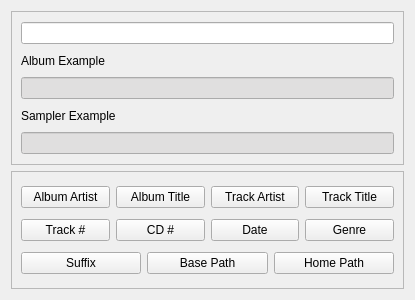
<ui version="4.0" >
 <class>MaskWizardWidgetUI</class>
 <widget class="QWidget" name="MaskWizardWidgetUI" >
  <property name="geometry" >
   <rect>
    <x>0</x>
    <y>0</y>
    <width>415</width>
    <height>300</height>
   </rect>
  </property>
  <property name="minimumSize" >
   <size>
    <width>415</width>
    <height>300</height>
   </size>
  </property>
  <property name="windowTitle" >
   <string>Form</string>
  </property>
  <layout class="QGridLayout" >
   <item row="0" column="0" >
    <widget class="QFrame" name="frame" >
     <property name="frameShape" >
      <enum>QFrame::StyledPanel</enum>
     </property>
     <property name="frameShadow" >
      <enum>QFrame::Raised</enum>
     </property>
     <layout class="QGridLayout" >
      <item row="0" column="0" >
       <layout class="QVBoxLayout" >
        <item>
         <widget class="KLineEdit" name="klineedit_mask" />
        </item>
        <item>
         <layout class="QVBoxLayout" >
          <item>
           <widget class="QLabel" name="label_album_example" >
            <property name="maximumSize" >
             <size>
              <width>16777215</width>
              <height>21</height>
             </size>
            </property>
            <property name="text" >
             <string>Album Example</string>
            </property>
            <property name="buddy" >
             <cstring>klineedit_album_example</cstring>
            </property>
           </widget>
          </item>
          <item>
           <widget class="KLineEdit" name="klineedit_album_example" >
            <property name="enabled" >
             <bool>true</bool>
            </property>
            <property name="palette" >
             <palette>
              <active>
               <colorrole role="Base" >
                <brush brushstyle="SolidPattern" >
                 <color alpha="255" >
                  <red>224</red>
                  <green>223</green>
                  <blue>223</blue>
                 </color>
                </brush>
               </colorrole>
              </active>
              <inactive>
               <colorrole role="Base" >
                <brush brushstyle="SolidPattern" >
                 <color alpha="255" >
                  <red>224</red>
                  <green>223</green>
                  <blue>223</blue>
                 </color>
                </brush>
               </colorrole>
              </inactive>
              <disabled>
               <colorrole role="Base" >
                <brush brushstyle="SolidPattern" >
                 <color alpha="255" >
                  <red>244</red>
                  <green>244</green>
                  <blue>244</blue>
                 </color>
                </brush>
               </colorrole>
              </disabled>
             </palette>
            </property>
            <property name="readOnly" >
             <bool>true</bool>
            </property>
           </widget>
          </item>
         </layout>
        </item>
        <item>
         <layout class="QVBoxLayout" >
          <item>
           <widget class="QLabel" name="label_sampler_example" >
            <property name="maximumSize" >
             <size>
              <width>16777215</width>
              <height>21</height>
             </size>
            </property>
            <property name="text" >
             <string>Sampler Example</string>
            </property>
            <property name="buddy" >
             <cstring>klineedit_sampler_example</cstring>
            </property>
           </widget>
          </item>
          <item>
           <widget class="KLineEdit" name="klineedit_sampler_example" >
            <property name="enabled" >
             <bool>true</bool>
            </property>
            <property name="palette" >
             <palette>
              <active>
               <colorrole role="Base" >
                <brush brushstyle="SolidPattern" >
                 <color alpha="255" >
                  <red>224</red>
                  <green>223</green>
                  <blue>223</blue>
                 </color>
                </brush>
               </colorrole>
              </active>
              <inactive>
               <colorrole role="Base" >
                <brush brushstyle="SolidPattern" >
                 <color alpha="255" >
                  <red>224</red>
                  <green>223</green>
                  <blue>223</blue>
                 </color>
                </brush>
               </colorrole>
              </inactive>
              <disabled>
               <colorrole role="Base" >
                <brush brushstyle="SolidPattern" >
                 <color alpha="255" >
                  <red>244</red>
                  <green>244</green>
                  <blue>244</blue>
                 </color>
                </brush>
               </colorrole>
              </disabled>
             </palette>
            </property>
            <property name="readOnly" >
             <bool>true</bool>
            </property>
           </widget>
          </item>
         </layout>
        </item>
       </layout>
      </item>
     </layout>
    </widget>
   </item>
   <item row="1" column="0" >
    <widget class="QFrame" name="frame_2" >
     <property name="maximumSize" >
      <size>
       <width>16777215</width>
       <height>118</height>
      </size>
     </property>
     <property name="frameShape" >
      <enum>QFrame::StyledPanel</enum>
     </property>
     <property name="frameShadow" >
      <enum>QFrame::Raised</enum>
     </property>
     <layout class="QGridLayout" >
      <item row="0" column="0" >
       <layout class="QHBoxLayout" >
        <item>
         <widget class="KPushButton" name="kpushbutton_albumartist" >
          <property name="minimumSize" >
           <size>
            <width>0</width>
            <height>0</height>
           </size>
          </property>
          <property name="maximumSize" >
           <size>
            <width>16777215</width>
            <height>16777215</height>
           </size>
          </property>
          <property name="toolTip" >
           <string>&lt;!DOCTYPE HTML PUBLIC "-//W3C//DTD HTML 4.0//EN" "http://www.w3.org/TR/REC-html40/strict.dtd">
&lt;html>&lt;head>&lt;meta name="qrichtext" content="1" />&lt;style type="text/css">
p, li { white-space: pre-wrap; }
&lt;/style>&lt;/head>&lt;body style=" font-family:'Sans Serif'; font-size:10pt; font-weight:400; font-style:normal;">
&lt;p style=" margin-top:0px; margin-bottom:0px; margin-left:0px; margin-right:0px; -qt-block-indent:0; text-indent:0px;">This tag will be replaced with the &lt;/p>
&lt;p style=" margin-top:0px; margin-bottom:0px; margin-left:0px; margin-right:0px; -qt-block-indent:0; text-indent:0px;">artist of the &lt;span style=" font-weight:600;">whole&lt;/span> album.&lt;/p>
&lt;hr />
&lt;p style=" margin-top:0px; margin-bottom:0px; margin-left:0px; margin-right:0px; -qt-block-indent:0; text-indent:0px;">Not always the CD is an album.&lt;/p>
&lt;p style=" margin-top:0px; margin-bottom:0px; margin-left:0px; margin-right:0px; -qt-block-indent:0; text-indent:0px;">If your CD is a compilation, then&lt;/p>
&lt;p style=" margin-top:0px; margin-bottom:0px; margin-left:0px; margin-right:0px; -qt-block-indent:0; text-indent:0px;">this tag represents the title in&lt;/p>
&lt;p style=" margin-top:0px; margin-bottom:0px; margin-left:0px; margin-right:0px; -qt-block-indent:0; text-indent:0px;">most cases.&lt;/p>&lt;/body>&lt;/html></string>
          </property>
          <property name="text" >
           <string>Album Artist</string>
          </property>
         </widget>
        </item>
        <item>
         <widget class="KPushButton" name="kpushbutton_albumtitle" >
          <property name="minimumSize" >
           <size>
            <width>0</width>
            <height>0</height>
           </size>
          </property>
          <property name="maximumSize" >
           <size>
            <width>16777215</width>
            <height>16777215</height>
           </size>
          </property>
          <property name="toolTip" >
           <string>&lt;!DOCTYPE HTML PUBLIC "-//W3C//DTD HTML 4.0//EN" "http://www.w3.org/TR/REC-html40/strict.dtd">
&lt;html>&lt;head>&lt;meta name="qrichtext" content="1" />&lt;style type="text/css">
p, li { white-space: pre-wrap; }
&lt;/style>&lt;/head>&lt;body style=" font-family:'Sans Serif'; font-size:10pt; font-weight:400; font-style:normal;">
&lt;p style=" margin-top:0px; margin-bottom:0px; margin-left:0px; margin-right:0px; -qt-block-indent:0; text-indent:0px;">This tag will be replaced with the &lt;/p>
&lt;p style=" margin-top:0px; margin-bottom:0px; margin-left:0px; margin-right:0px; -qt-block-indent:0; text-indent:0px;">title of the &lt;span style=" font-weight:600;">whole&lt;/span> album.&lt;/p>
&lt;hr />
&lt;p style=" margin-top:0px; margin-bottom:0px; margin-left:0px; margin-right:0px; -qt-block-indent:0; text-indent:0px;">Not always the CD is an album.&lt;/p>
&lt;p style=" margin-top:0px; margin-bottom:0px; margin-left:0px; margin-right:0px; -qt-block-indent:0; text-indent:0px;">If your CD is a compilation, then&lt;/p>
&lt;p style=" margin-top:0px; margin-bottom:0px; margin-left:0px; margin-right:0px; -qt-block-indent:0; text-indent:0px;">this tag represents the subtitle in&lt;/p>
&lt;p style=" margin-top:0px; margin-bottom:0px; margin-left:0px; margin-right:0px; -qt-block-indent:0; text-indent:0px;">most cases.&lt;/p>&lt;/body>&lt;/html></string>
          </property>
          <property name="text" >
           <string>Album Title</string>
          </property>
         </widget>
        </item>
        <item>
         <widget class="KPushButton" name="kpushbutton_trackartist" >
          <property name="minimumSize" >
           <size>
            <width>0</width>
            <height>0</height>
           </size>
          </property>
          <property name="maximumSize" >
           <size>
            <width>16777215</width>
            <height>16777215</height>
           </size>
          </property>
          <property name="toolTip" >
           <string>This tag will be replaces with the artist 
of every single track. It makes sense 
especially on cds with different artists
each track.</string>
          </property>
          <property name="text" >
           <string>Track Artist</string>
          </property>
         </widget>
        </item>
        <item>
         <widget class="KPushButton" name="kpushbutton_tracktitle" >
          <property name="minimumSize" >
           <size>
            <width>0</width>
            <height>0</height>
           </size>
          </property>
          <property name="maximumSize" >
           <size>
            <width>16777215</width>
            <height>16777215</height>
           </size>
          </property>
          <property name="toolTip" >
           <string>This tag will be replaced with the title
of every single track. Normally each track 
on a cd holds its own title.</string>
          </property>
          <property name="text" >
           <string>Track Title</string>
          </property>
         </widget>
        </item>
       </layout>
      </item>
      <item row="1" column="0" >
       <layout class="QHBoxLayout" >
        <item>
         <widget class="KPushButton" name="kpushbutton_trackno" >
          <property name="toolTip" >
           <string>&lt;!DOCTYPE HTML PUBLIC "-//W3C//DTD HTML 4.0//EN" "http://www.w3.org/TR/REC-html40/strict.dtd">
&lt;html>&lt;head>&lt;meta name="qrichtext" content="1" />&lt;style type="text/css">
p, li { white-space: pre-wrap; }
&lt;/style>&lt;/head>&lt;body style=" font-family:'Sans Serif'; font-size:10pt; font-weight:400; font-style:normal;">
&lt;p style=" margin-top:0px; margin-bottom:0px; margin-left:0px; margin-right:0px; -qt-block-indent:0; text-indent:0px;">This tag will be replaced with&lt;/p>
&lt;p style=" margin-top:0px; margin-bottom:0px; margin-left:0px; margin-right:0px; -qt-block-indent:0; text-indent:0px;">the track number of every single&lt;/p>
&lt;p style=" margin-top:0px; margin-bottom:0px; margin-left:0px; margin-right:0px; -qt-block-indent:0; text-indent:0px;">track.&lt;/p>
&lt;hr />
&lt;p style=" margin-top:0px; margin-bottom:0px; margin-left:0px; margin-right:0px; -qt-block-indent:0; text-indent:0px;">This tag has two properties:&lt;/p>
&lt;p style=" margin-top:0px; margin-bottom:0px; margin-left:0px; margin-right:0px; -qt-block-indent:0; text-indent:0px;">"length" defines how many digits&lt;/p>
&lt;p style=" margin-top:0px; margin-bottom:0px; margin-left:0px; margin-right:0px; -qt-block-indent:0; text-indent:0px;">the number should consist of at&lt;/p>
&lt;p style=" margin-top:0px; margin-bottom:0px; margin-left:0px; margin-right:0px; -qt-block-indent:0; text-indent:0px;">least (Default: 2).&lt;/p>
&lt;p style=" margin-top:0px; margin-bottom:0px; margin-left:0px; margin-right:0px; -qt-block-indent:0; text-indent:0px;">With "fillchar" you can set a char&lt;/p>
&lt;p style=" margin-top:0px; margin-bottom:0px; margin-left:0px; margin-right:0px; -qt-block-indent:0; text-indent:0px;">taken to fill the free spaces in front&lt;/p>
&lt;p style=" margin-top:0px; margin-bottom:0px; margin-left:0px; margin-right:0px; -qt-block-indent:0; text-indent:0px;">of the number, if it has less digits&lt;/p>
&lt;p style=" margin-top:0px; margin-bottom:0px; margin-left:0px; margin-right:0px; -qt-block-indent:0; text-indent:0px;">than defined by "length".&lt;/p>
&lt;p style=" margin-top:0px; margin-bottom:0px; margin-left:0px; margin-right:0px; -qt-block-indent:0; text-indent:0px;">(Default: 0).&lt;/p>&lt;/body>&lt;/html></string>
          </property>
          <property name="text" >
           <string>Track #</string>
          </property>
         </widget>
        </item>
        <item>
         <widget class="KPushButton" name="kpushbutton_cdno" >
          <property name="toolTip" >
           <string>&lt;!DOCTYPE HTML PUBLIC "-//W3C//DTD HTML 4.0//EN" "http://www.w3.org/TR/REC-html40/strict.dtd">
&lt;html>&lt;head>&lt;meta name="qrichtext" content="1" />&lt;style type="text/css">
p, li { white-space: pre-wrap; }
&lt;/style>&lt;/head>&lt;body style=" font-family:'Sans Serif'; font-size:10pt; font-weight:400; font-style:normal;">
&lt;p style=" margin-top:0px; margin-bottom:0px; margin-left:0px; margin-right:0px; -qt-block-indent:0; text-indent:0px;">This tag will be replaced with&lt;/p>
&lt;p style=" margin-top:0px; margin-bottom:0px; margin-left:0px; margin-right:0px; -qt-block-indent:0; text-indent:0px;">the cd number of a multi-cd-&lt;/p>
&lt;p style=" margin-top:0px; margin-bottom:0px; margin-left:0px; margin-right:0px; -qt-block-indent:0; text-indent:0px;">album. Often compilations also&lt;/p>
&lt;p style=" margin-top:0px; margin-bottom:0px; margin-left:0px; margin-right:0px; -qt-block-indent:0; text-indent:0px;">consists of several cds.&lt;/p>
&lt;hr />
&lt;p style=" margin-top:0px; margin-bottom:0px; margin-left:0px; margin-right:0px; -qt-block-indent:0; text-indent:0px;">This tag has two properties:&lt;/p>
&lt;p style=" margin-top:0px; margin-bottom:0px; margin-left:0px; margin-right:0px; -qt-block-indent:0; text-indent:0px;">"length" defines how many digits&lt;/p>
&lt;p style=" margin-top:0px; margin-bottom:0px; margin-left:0px; margin-right:0px; -qt-block-indent:0; text-indent:0px;">the number should consist of at&lt;/p>
&lt;p style=" margin-top:0px; margin-bottom:0px; margin-left:0px; margin-right:0px; -qt-block-indent:0; text-indent:0px;">least (Default: 2).&lt;/p>
&lt;p style=" margin-top:0px; margin-bottom:0px; margin-left:0px; margin-right:0px; -qt-block-indent:0; text-indent:0px;">With "fillchar" you can set a char&lt;/p>
&lt;p style=" margin-top:0px; margin-bottom:0px; margin-left:0px; margin-right:0px; -qt-block-indent:0; text-indent:0px;">taken to fill the free spaces in front&lt;/p>
&lt;p style=" margin-top:0px; margin-bottom:0px; margin-left:0px; margin-right:0px; -qt-block-indent:0; text-indent:0px;">of the number, if it has less digits&lt;/p>
&lt;p style=" margin-top:0px; margin-bottom:0px; margin-left:0px; margin-right:0px; -qt-block-indent:0; text-indent:0px;">than defined by "length".&lt;/p>
&lt;p style=" margin-top:0px; margin-bottom:0px; margin-left:0px; margin-right:0px; -qt-block-indent:0; text-indent:0px;">(Default: 0).&lt;/p>
&lt;hr />
&lt;p style=" margin-top:0px; margin-bottom:0px; margin-left:0px; margin-right:0px; -qt-block-indent:0; text-indent:0px;">Note: This tag will only be replaced&lt;/p>
&lt;p style=" margin-top:0px; margin-bottom:0px; margin-left:0px; margin-right:0px; -qt-block-indent:0; text-indent:0px;">if the multi-cd flag is enabled for the&lt;/p>
&lt;p style=" margin-top:0px; margin-bottom:0px; margin-left:0px; margin-right:0px; -qt-block-indent:0; text-indent:0px;">cd.&lt;/p>&lt;/body>&lt;/html></string>
          </property>
          <property name="text" >
           <string>CD #</string>
          </property>
         </widget>
        </item>
        <item>
         <widget class="KPushButton" name="kpushbutton_date" >
          <property name="toolTip" >
           <string>This tag will be replaces with the release 
date of the cd. In almost all cases this is 
the year.</string>
          </property>
          <property name="text" >
           <string>Date</string>
          </property>
         </widget>
        </item>
        <item>
         <widget class="KPushButton" name="kpushbutton_genre" >
          <property name="toolTip" >
           <string>This tag will be replaced with the
genre.</string>
          </property>
          <property name="text" >
           <string>Genre</string>
          </property>
         </widget>
        </item>
       </layout>
      </item>
      <item row="2" column="0" >
       <layout class="QHBoxLayout" >
        <item>
         <widget class="KPushButton" name="kpushbutton_suffix" >
          <property name="toolTip" >
           <string>This tag will be replaced with the file suffix.
It is defined by the profile. In most cases 
it will be "mp3" or "ogg".</string>
          </property>
          <property name="text" >
           <string>Suffix</string>
          </property>
         </widget>
        </item>
        <item>
         <widget class="KPushButton" name="kpushbutton_basepath" >
          <property name="toolTip" >
           <string>This tag will be replaced with the base path.
It is defined by the general settings.</string>
          </property>
          <property name="text" >
           <string>Base Path</string>
          </property>
         </widget>
        </item>
        <item>
         <widget class="KPushButton" name="kpushbutton_homepath" >
          <property name="toolTip" >
           <string>This tag will be replaced with your home path.</string>
          </property>
          <property name="text" >
           <string>Home Path</string>
          </property>
         </widget>
        </item>
       </layout>
      </item>
     </layout>
    </widget>
   </item>
  </layout>
 </widget>
 <customwidgets>
  <customwidget>
   <class>KLineEdit</class>
   <extends>QLineEdit</extends>
   <header>klineedit.h</header>
  </customwidget>
  <customwidget>
   <class>KPushButton</class>
   <extends>QPushButton</extends>
   <header>kpushbutton.h</header>
  </customwidget>
 </customwidgets>
 <resources/>
 <connections/>
</ui>
